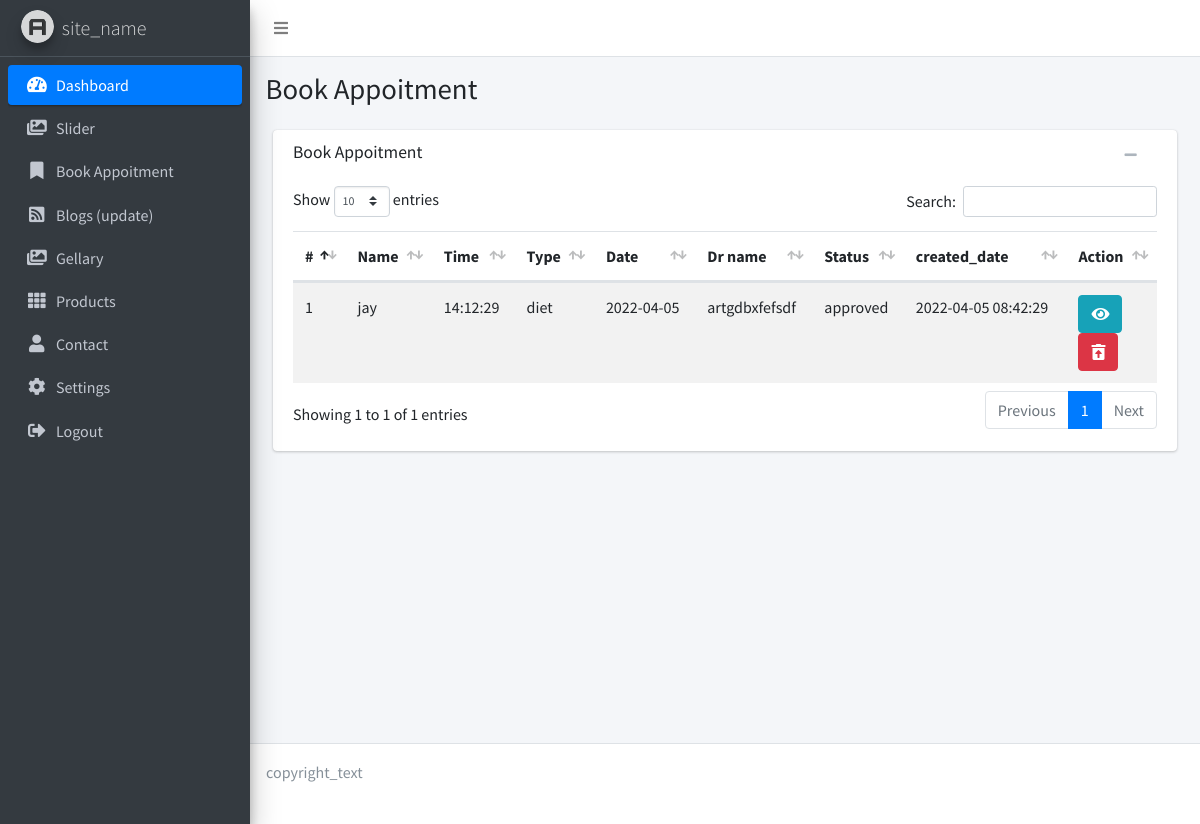
Before: /admin/book_appoitment_list.php with the older database file.
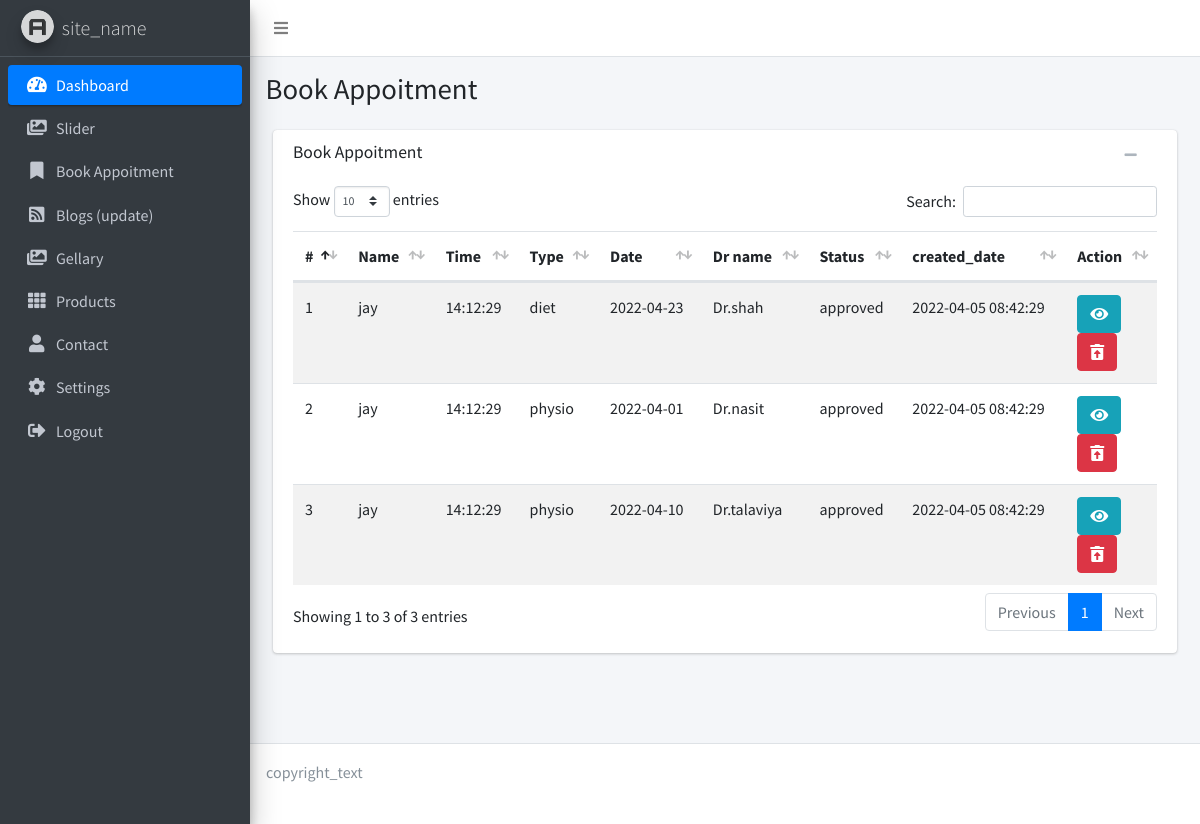
After: the same page with the newer database file.
### tables this page shows
CREATE TABLE IF NOT EXISTS `book_appoitment` (
  `id` int(11) NOT NULL AUTO_INCREMENT,
  `user_id` int(11) NOT NULL,
  `time` time NOT NULL,
  `type` enum('physio','diet') NOT NULL,
  `date` date NOT NULL,
  `d_name` varchar(150) NOT NULL,
  `status` enum('padding','approved','rejected') NOT NULL,
  `created_at` timestamp NOT NULL,
  `updated_at` timestamp NOT NULL,
  PRIMARY KEY (`id`)
);

CREATE TABLE IF NOT EXISTS `users` (
  `id` int(11) NOT NULL AUTO_INCREMENT,
  `name` varchar(250) NOT NULL,
  `email` text NOT NULL,
  `phone` varchar(15) NOT NULL,
  `password` text NOT NULL,
  `roal` enum('1','2') NOT NULL,
  `created_at` timestamp NOT NULL,
  `updated_at` timestamp NOT NULL,
  PRIMARY KEY (`id`)
);

### admin/book_appoitment_list.php (the view, shortened to what this page needs)
<?php
include_once '../database.php';
$sqlget = "SELECT  t1.id, t2.email ,t2.name , t2.phone,t1.time, t1.date, t1.type,t1.d_name, t1.status, t1.created_at
FROM book_appoitment t1
INNER JOIN users t2 ON t1.user_id = t2.id";
$alldata = mysqli_query($conn, $sqlget);
include 'layouts/header.php';
?>
<section class="content-header">
    <div class="container-fluid">
        <div class="row mb-2">
            <div class="col-sm-6">
                <h1>Book Appoitment</h1>
            </div>
        </div>
    </div>
</section>
  <section class="content">
        <div class="container-fluid">
            <div class="col-md-12">
                <div class="card card-default">
                    <div class="card-header">
                        <h3 class="card-title">Book Appoitment</h3>
                        <div class="card-tools">
                            <button type="button" class="btn btn-tool" data-card-widget="collapse"><i class="fas fa-minus"></i></button>
                            <button type="button" class="btn btn-tool" data-card-widget="remove"><i class="fas fa-remove"></i></button>
                        </div>
                    </div>
                    <div class="card-body">
                        <div class="text-right m-2">
                        </div>
                        <table id="myTable" class="table table-striped">
                            <thead>
                                <tr>
                                    <th>#</th>
                                    <th>Name</th>
                                    <th>Time</th>
                                    <th>Type</th>
                                    <th>Date</th>
                                    <th>Dr name</th>
                                    <th>Status</th>
                                    <th>created_date</th>
                                    <th>Action</th>
                                </tr>
                            </thead>
                            <tbody>
                                <?php
                            $no=1;
                                if (mysqli_num_rows($alldata) > 0) {
                                    while($row = mysqli_fetch_assoc($alldata)) {
                                    echo '<tr> <td>'.$no++.'</td>'.
                                    '<td>'.$row['name'].'</td>'.
                                    '<td>'.$row['time'].'</td>'.
                                    '<td>'.$row['type'].'</td>'.
                                    '<td>'.$row['date'].'</td>'.
                                    '<td>'.$row['d_name'].'</td>'.
                                    '<td>'.$row['status'].'</td>'.
                                    '<td>'.$row['created_at'].'</td>'.
                                    '<td>
                                        <a href="book_appoitment_view.php?id='.$row['id'].'" class="btn btn-info"><i class="fas fa-eye"></i></a>
                                        <form method="post">
                                            <input type="hidden" name="delete_id" value='.$row['id'].'>
                                            <button class="btn btn-danger" name="submit"><i class="fas fa-trash-restore-alt"></i></button>
                                        </form>
                                    </td>'.
                                '</tr>';
                                    }
                                } else {
                                    echo "<tr>
                                    <td colspan='9' style='text-align: center;'>Data Not Found</td></tr>";
                                }
                            ?>
                            </tbody>
                        </table>
                    </div>
                </div>
            </div>
        </div>
    </section>
    <?php include 'layouts/footer.php';?>

Changed rows visible on the page:
changed book_appoitment "diet": date "2022-04-05" → "2022-04-23"; d_name "artgdbxfefsdf" → "Dr.shah"
added book_appoitment: user.name "jay", time "14:12:29", type "physio", date "2022-04-01", d_name "Dr.nasit", status "approved", created_at "2022-04-05 08:42:29"
added book_appoitment: user.name "jay", time "14:12:29", type "physio", date "2022-04-10", d_name "Dr.talaviya", status "approved", created_at "2022-04-05 08:42:29"
Other visible differences:
text written by a page script: "Show entries Search: Showing 1 to 1 of 1 entries Previous 1 Next" → "Show entries Search: Showing 1 to 3 of 3 entries Previous 1 Next"
